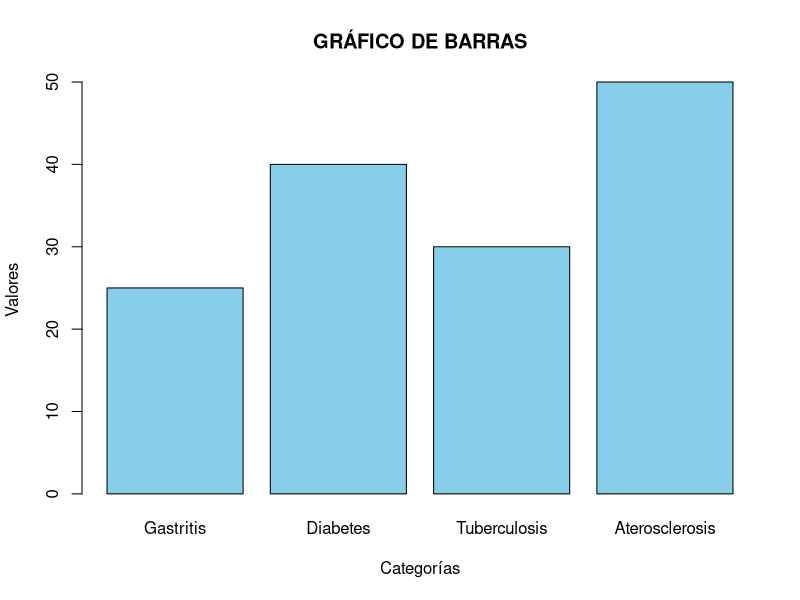

Recreate this plot in R.
## ---- chunk 1
categorias <- c("Gastritis","Diabetes","Tuberculosis","Aterosclerosis")
valores <- c(25,40,30,50)
## ---- chunk 2
barplot(valores,
        names.arg = categorias,
        col = "skyblue",
        main = "GRÁFICO DE BARRAS",
        xlab = "Categorías",
        ylab = "Valores",
        border = "black")
